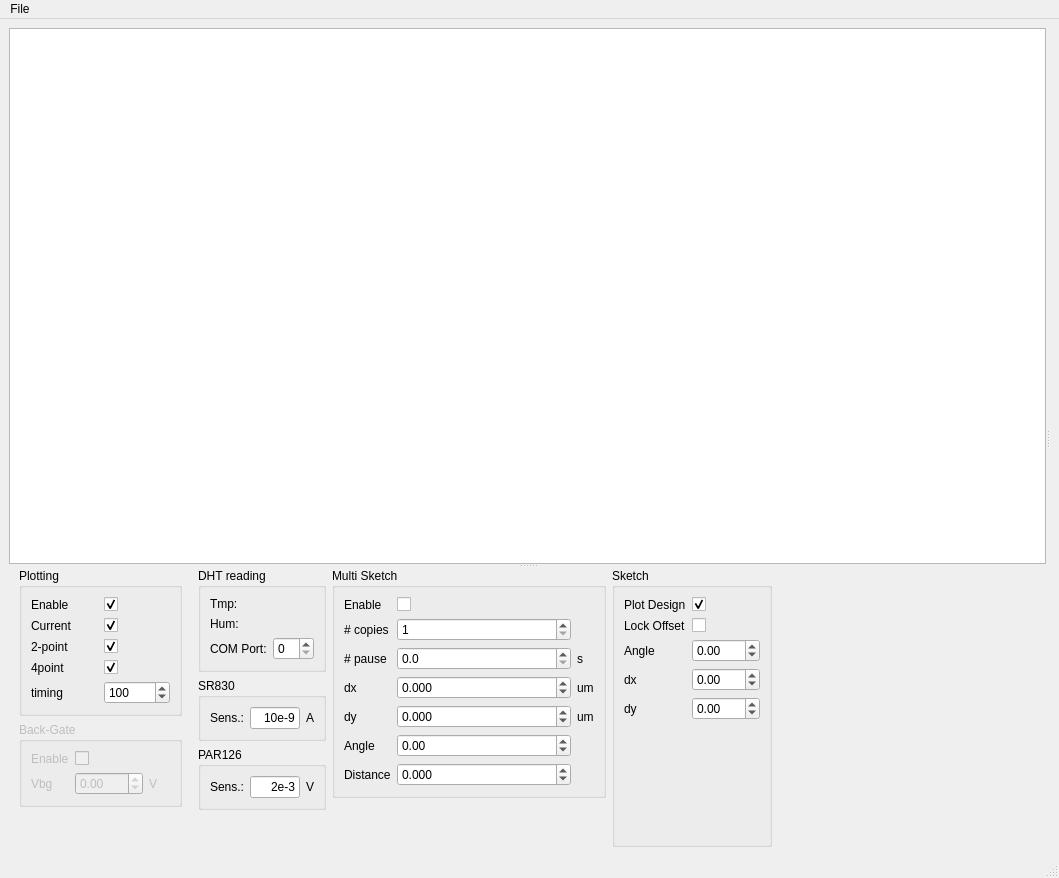
<?xml version="1.0" encoding="UTF-8"?>
<ui version="4.0">
 <class>MainWindow</class>
 <widget class="QMainWindow" name="MainWindow">
  <property name="enabled">
   <bool>true</bool>
  </property>
  <property name="geometry">
   <rect>
    <x>0</x>
    <y>0</y>
    <width>1059</width>
    <height>878</height>
   </rect>
  </property>
  <property name="sizePolicy">
   <sizepolicy hsizetype="Fixed" vsizetype="Fixed">
    <horstretch>0</horstretch>
    <verstretch>0</verstretch>
   </sizepolicy>
  </property>
  <property name="acceptDrops">
   <bool>true</bool>
  </property>
  <property name="windowTitle">
   <string>MainWindow</string>
  </property>
  <property name="autoFillBackground">
   <bool>false</bool>
  </property>
  <widget class="QWidget" name="centralwidget">
   <layout class="QGridLayout" name="gridLayout">
    <item row="0" column="0">
     <widget class="QSplitter" name="splitter">
      <property name="sizePolicy">
       <sizepolicy hsizetype="MinimumExpanding" vsizetype="Preferred">
        <horstretch>1</horstretch>
        <verstretch>0</verstretch>
       </sizepolicy>
      </property>
      <property name="orientation">
       <enum>Qt::Horizontal</enum>
      </property>
      <widget class="QSplitter" name="tree_splitter">
       <property name="sizePolicy">
        <sizepolicy hsizetype="Minimum" vsizetype="Preferred">
         <horstretch>0</horstretch>
         <verstretch>0</verstretch>
        </sizepolicy>
       </property>
       <property name="minimumSize">
        <size>
         <width>200</width>
         <height>0</height>
        </size>
       </property>
       <property name="orientation">
        <enum>Qt::Vertical</enum>
       </property>
       <widget class="QTreeView" name="tree_file">
        <property name="enabled">
         <bool>true</bool>
        </property>
        <property name="sizePolicy">
         <sizepolicy hsizetype="Expanding" vsizetype="Expanding">
          <horstretch>0</horstretch>
          <verstretch>1</verstretch>
         </sizepolicy>
        </property>
        <property name="minimumSize">
         <size>
          <width>50</width>
          <height>20</height>
         </size>
        </property>
        <property name="tabKeyNavigation">
         <bool>true</bool>
        </property>
        <property name="alternatingRowColors">
         <bool>true</bool>
        </property>
        <property name="indentation">
         <number>20</number>
        </property>
       </widget>
       <widget class="QWidget" name="gridLayoutWidget">
        <layout class="QGridLayout" name="gridLayout_2">
         <item row="0" column="3">
          <layout class="QVBoxLayout" name="verticalLayout_4" stretch="0,0,0">
           <property name="leftMargin">
            <number>10</number>
           </property>
           <property name="rightMargin">
            <number>10</number>
           </property>
           <item>
            <widget class="QGroupBox" name="groupBox_4">
             <property name="sizePolicy">
              <sizepolicy hsizetype="Minimum" vsizetype="Fixed">
               <horstretch>0</horstretch>
               <verstretch>0</verstretch>
              </sizepolicy>
             </property>
             <property name="title">
              <string>Plotting</string>
             </property>
             <layout class="QGridLayout" name="gridLayout_7">
              <item row="6" column="1">
               <widget class="QSpinBox" name="plot_update_time">
                <property name="sizePolicy">
                 <sizepolicy hsizetype="Minimum" vsizetype="Minimum">
                  <horstretch>0</horstretch>
                  <verstretch>0</verstretch>
                 </sizepolicy>
                </property>
                <property name="maximumSize">
                 <size>
                  <width>80</width>
                  <height>16777215</height>
                 </size>
                </property>
                <property name="minimum">
                 <number>10</number>
                </property>
                <property name="maximum">
                 <number>5000</number>
                </property>
                <property name="singleStep">
                 <number>10</number>
                </property>
                <property name="value">
                 <number>100</number>
                </property>
               </widget>
              </item>
              <item row="1" column="1">
               <widget class="QCheckBox" name="check_current">
                <property name="text">
                 <string/>
                </property>
                <property name="checked">
                 <bool>true</bool>
                </property>
               </widget>
              </item>
              <item row="2" column="1">
               <widget class="QCheckBox" name="check_2pt">
                <property name="text">
                 <string/>
                </property>
                <property name="checked">
                 <bool>true</bool>
                </property>
               </widget>
              </item>
              <item row="3" column="1">
               <widget class="QCheckBox" name="check_4pt">
                <property name="text">
                 <string/>
                </property>
                <property name="checked">
                 <bool>true</bool>
                </property>
               </widget>
              </item>
              <item row="0" column="1">
               <widget class="QCheckBox" name="check_plot">
                <property name="sizePolicy">
                 <sizepolicy hsizetype="Minimum" vsizetype="Minimum">
                  <horstretch>0</horstretch>
                  <verstretch>0</verstretch>
                 </sizepolicy>
                </property>
                <property name="text">
                 <string/>
                </property>
                <property name="checked">
                 <bool>true</bool>
                </property>
               </widget>
              </item>
              <item row="0" column="0">
               <widget class="QLabel" name="label_24">
                <property name="text">
                 <string>Enable</string>
                </property>
               </widget>
              </item>
              <item row="1" column="0">
               <widget class="QLabel" name="label_25">
                <property name="text">
                 <string>Current</string>
                </property>
               </widget>
              </item>
              <item row="2" column="0">
               <widget class="QLabel" name="label_26">
                <property name="text">
                 <string>2-point</string>
                </property>
               </widget>
              </item>
              <item row="3" column="0">
               <widget class="QLabel" name="label_27">
                <property name="text">
                 <string>4point</string>
                </property>
               </widget>
              </item>
              <item row="6" column="0">
               <widget class="QLabel" name="label_4">
                <property name="sizePolicy">
                 <sizepolicy hsizetype="Minimum" vsizetype="Minimum">
                  <horstretch>0</horstretch>
                  <verstretch>0</verstretch>
                 </sizepolicy>
                </property>
                <property name="text">
                 <string>timing</string>
                </property>
               </widget>
              </item>
             </layout>
            </widget>
           </item>
           <item>
            <widget class="QGroupBox" name="groupBox_2">
             <property name="enabled">
              <bool>false</bool>
             </property>
             <property name="title">
              <string>Back-Gate</string>
             </property>
             <layout class="QGridLayout" name="gridLayout_3">
              <item row="0" column="0">
               <widget class="QLabel" name="label_14">
                <property name="sizePolicy">
                 <sizepolicy hsizetype="Maximum" vsizetype="Preferred">
                  <horstretch>0</horstretch>
                  <verstretch>0</verstretch>
                 </sizepolicy>
                </property>
                <property name="text">
                 <string>Enable</string>
                </property>
               </widget>
              </item>
              <item row="1" column="0">
               <widget class="QLabel" name="label_15">
                <property name="sizePolicy">
                 <sizepolicy hsizetype="Maximum" vsizetype="Preferred">
                  <horstretch>0</horstretch>
                  <verstretch>0</verstretch>
                 </sizepolicy>
                </property>
                <property name="text">
                 <string>Vbg</string>
                </property>
               </widget>
              </item>
              <item row="0" column="1">
               <widget class="QCheckBox" name="bg_check">
                <property name="text">
                 <string/>
                </property>
               </widget>
              </item>
              <item row="1" column="1">
               <widget class="QDoubleSpinBox" name="bg_volt">
                <property name="sizePolicy">
                 <sizepolicy hsizetype="Maximum" vsizetype="Fixed">
                  <horstretch>0</horstretch>
                  <verstretch>0</verstretch>
                 </sizepolicy>
                </property>
                <property name="decimals">
                 <number>2</number>
                </property>
                <property name="minimum">
                 <double>-200.000000000000000</double>
                </property>
                <property name="maximum">
                 <double>200.000000000000000</double>
                </property>
               </widget>
              </item>
              <item row="0" column="3">
               <widget class="QLabel" name="label_16">
                <property name="text">
                 <string/>
                </property>
               </widget>
              </item>
              <item row="1" column="2">
               <widget class="QLabel" name="label_17">
                <property name="text">
                 <string>V</string>
                </property>
               </widget>
              </item>
             </layout>
            </widget>
           </item>
           <item>
            <spacer name="verticalSpacer_3">
             <property name="orientation">
              <enum>Qt::Vertical</enum>
             </property>
             <property name="sizeHint" stdset="0">
              <size>
               <width>20</width>
               <height>40</height>
              </size>
             </property>
            </spacer>
           </item>
          </layout>
         </item>
         <item row="0" column="8">
          <spacer name="horizontalSpacer">
           <property name="orientation">
            <enum>Qt::Horizontal</enum>
           </property>
           <property name="sizeHint" stdset="0">
            <size>
             <width>0</width>
             <height>20</height>
            </size>
           </property>
          </spacer>
         </item>
         <item row="0" column="4">
          <layout class="QVBoxLayout" name="verticalLayout_3">
           <item>
            <widget class="QGroupBox" name="groupBox_5">
             <property name="sizePolicy">
              <sizepolicy hsizetype="Minimum" vsizetype="Minimum">
               <horstretch>0</horstretch>
               <verstretch>0</verstretch>
              </sizepolicy>
             </property>
             <property name="layoutDirection">
              <enum>Qt::LeftToRight</enum>
             </property>
             <property name="title">
              <string>DHT reading</string>
             </property>
             <property name="alignment">
              <set>Qt::AlignLeading|Qt::AlignLeft|Qt::AlignTop</set>
             </property>
             <layout class="QGridLayout" name="gridLayout_5">
              <property name="sizeConstraint">
               <enum>QLayout::SetMinimumSize</enum>
              </property>
              <item row="1" column="0">
               <widget class="QLabel" name="text_hum">
                <property name="sizePolicy">
                 <sizepolicy hsizetype="Preferred" vsizetype="Fixed">
                  <horstretch>0</horstretch>
                  <verstretch>0</verstretch>
                 </sizepolicy>
                </property>
                <property name="text">
                 <string>Hum:</string>
                </property>
               </widget>
              </item>
              <item row="0" column="0">
               <widget class="QLabel" name="text_temp">
                <property name="sizePolicy">
                 <sizepolicy hsizetype="Preferred" vsizetype="Fixed">
                  <horstretch>0</horstretch>
                  <verstretch>0</verstretch>
                 </sizepolicy>
                </property>
                <property name="text">
                 <string>Tmp:</string>
                </property>
               </widget>
              </item>
              <item row="2" column="0">
               <widget class="QLabel" name="label_5">
                <property name="sizePolicy">
                 <sizepolicy hsizetype="Fixed" vsizetype="Preferred">
                  <horstretch>0</horstretch>
                  <verstretch>0</verstretch>
                 </sizepolicy>
                </property>
                <property name="text">
                 <string>COM Port:</string>
                </property>
               </widget>
              </item>
              <item row="2" column="1">
               <widget class="QSpinBox" name="spinCom">
                <property name="sizePolicy">
                 <sizepolicy hsizetype="Fixed" vsizetype="Fixed">
                  <horstretch>0</horstretch>
                  <verstretch>0</verstretch>
                 </sizepolicy>
                </property>
               </widget>
              </item>
             </layout>
            </widget>
           </item>
           <item>
            <widget class="QGroupBox" name="groupBox_6">
             <property name="sizePolicy">
              <sizepolicy hsizetype="Minimum" vsizetype="Minimum">
               <horstretch>0</horstretch>
               <verstretch>0</verstretch>
              </sizepolicy>
             </property>
             <property name="title">
              <string>SR830</string>
             </property>
             <layout class="QHBoxLayout" name="horizontalLayout_4">
              <property name="sizeConstraint">
               <enum>QLayout::SetMinimumSize</enum>
              </property>
              <item>
               <widget class="QLabel" name="label_6">
                <property name="text">
                 <string>Sens.:</string>
                </property>
               </widget>
              </item>
              <item>
               <widget class="QLineEdit" name="SRSensitivity">
                <property name="enabled">
                 <bool>true</bool>
                </property>
                <property name="sizePolicy">
                 <sizepolicy hsizetype="Preferred" vsizetype="Fixed">
                  <horstretch>0</horstretch>
                  <verstretch>0</verstretch>
                 </sizepolicy>
                </property>
                <property name="maximumSize">
                 <size>
                  <width>50</width>
                  <height>16777215</height>
                 </size>
                </property>
                <property name="text">
                 <string>10e-9</string>
                </property>
                <property name="alignment">
                 <set>Qt::AlignRight|Qt::AlignTrailing|Qt::AlignVCenter</set>
                </property>
               </widget>
              </item>
              <item>
               <widget class="QLabel" name="label">
                <property name="sizePolicy">
                 <sizepolicy hsizetype="Preferred" vsizetype="Preferred">
                  <horstretch>0</horstretch>
                  <verstretch>0</verstretch>
                 </sizepolicy>
                </property>
                <property name="text">
                 <string>A</string>
                </property>
               </widget>
              </item>
             </layout>
            </widget>
           </item>
           <item>
            <widget class="QGroupBox" name="groupBox_7">
             <property name="sizePolicy">
              <sizepolicy hsizetype="Minimum" vsizetype="Minimum">
               <horstretch>0</horstretch>
               <verstretch>0</verstretch>
              </sizepolicy>
             </property>
             <property name="minimumSize">
              <size>
               <width>0</width>
               <height>0</height>
              </size>
             </property>
             <property name="title">
              <string>PAR126</string>
             </property>
             <layout class="QHBoxLayout" name="horizontalLayout">
              <item>
               <widget class="QLabel" name="label_2">
                <property name="sizePolicy">
                 <sizepolicy hsizetype="Minimum" vsizetype="Preferred">
                  <horstretch>0</horstretch>
                  <verstretch>0</verstretch>
                 </sizepolicy>
                </property>
                <property name="text">
                 <string>Sens.:</string>
                </property>
               </widget>
              </item>
              <item>
               <widget class="QLineEdit" name="PARSensitivity">
                <property name="sizePolicy">
                 <sizepolicy hsizetype="Preferred" vsizetype="Fixed">
                  <horstretch>0</horstretch>
                  <verstretch>0</verstretch>
                 </sizepolicy>
                </property>
                <property name="maximumSize">
                 <size>
                  <width>50</width>
                  <height>16777215</height>
                 </size>
                </property>
                <property name="text">
                 <string>2e-3</string>
                </property>
                <property name="frame">
                 <bool>true</bool>
                </property>
                <property name="alignment">
                 <set>Qt::AlignRight|Qt::AlignTrailing|Qt::AlignVCenter</set>
                </property>
               </widget>
              </item>
              <item>
               <widget class="QLabel" name="label_3">
                <property name="text">
                 <string>V</string>
                </property>
               </widget>
              </item>
             </layout>
            </widget>
           </item>
           <item>
            <spacer name="verticalSpacer_2">
             <property name="orientation">
              <enum>Qt::Vertical</enum>
             </property>
             <property name="sizeHint" stdset="0">
              <size>
               <width>20</width>
               <height>0</height>
              </size>
             </property>
            </spacer>
           </item>
          </layout>
         </item>
         <item row="0" column="5">
          <layout class="QVBoxLayout" name="verticalLayout">
           <item>
            <widget class="QGroupBox" name="groupBox">
             <property name="title">
              <string>Multi Sketch</string>
             </property>
             <property name="checkable">
              <bool>false</bool>
             </property>
             <layout class="QGridLayout" name="gridLayout_4">
              <item row="3" column="4">
               <widget class="QLabel" name="label_10">
                <property name="text">
                 <string>um</string>
                </property>
               </widget>
              </item>
              <item row="4" column="1">
               <widget class="QLabel" name="label_9">
                <property name="text">
                 <string>dy</string>
                </property>
               </widget>
              </item>
              <item row="0" column="1">
               <widget class="QLabel" name="label_8">
                <property name="sizePolicy">
                 <sizepolicy hsizetype="Maximum" vsizetype="Preferred">
                  <horstretch>0</horstretch>
                  <verstretch>0</verstretch>
                 </sizepolicy>
                </property>
                <property name="text">
                 <string>Enable</string>
                </property>
               </widget>
              </item>
              <item row="3" column="1">
               <widget class="QLabel" name="label_7">
                <property name="text">
                 <string>dx</string>
                </property>
               </widget>
              </item>
              <item row="3" column="3">
               <widget class="QDoubleSpinBox" name="multi_dx">
                <property name="wrapping">
                 <bool>false</bool>
                </property>
                <property name="decimals">
                 <number>3</number>
                </property>
                <property name="minimum">
                 <double>-99.989999999999995</double>
                </property>
                <property name="singleStep">
                 <double>0.010000000000000</double>
                </property>
                <property name="value">
                 <double>0.000000000000000</double>
                </property>
               </widget>
              </item>
              <item row="1" column="1">
               <widget class="QLabel" name="label_12">
                <property name="text">
                 <string># copies</string>
                </property>
               </widget>
              </item>
              <item row="2" column="4">
               <widget class="QLabel" name="label_19">
                <property name="text">
                 <string>s</string>
                </property>
               </widget>
              </item>
              <item row="2" column="3">
               <widget class="QDoubleSpinBox" name="multi_time">
                <property name="decimals">
                 <number>1</number>
                </property>
                <property name="maximum">
                 <double>99999.000000000000000</double>
                </property>
                <property name="singleStep">
                 <double>0.500000000000000</double>
                </property>
               </widget>
              </item>
              <item row="6" column="1">
               <widget class="QLabel" name="label_28">
                <property name="text">
                 <string>Angle</string>
                </property>
               </widget>
              </item>
              <item row="4" column="3">
               <widget class="QDoubleSpinBox" name="multi_dy">
                <property name="sizePolicy">
                 <sizepolicy hsizetype="MinimumExpanding" vsizetype="Fixed">
                  <horstretch>0</horstretch>
                  <verstretch>0</verstretch>
                 </sizepolicy>
                </property>
                <property name="decimals">
                 <number>3</number>
                </property>
                <property name="minimum">
                 <double>-99.989999999999995</double>
                </property>
                <property name="singleStep">
                 <double>0.010000000000000</double>
                </property>
                <property name="value">
                 <double>0.000000000000000</double>
                </property>
               </widget>
              </item>
              <item row="4" column="4">
               <widget class="QLabel" name="label_11">
                <property name="text">
                 <string>um</string>
                </property>
               </widget>
              </item>
              <item row="0" column="3">
               <widget class="QCheckBox" name="multi_check">
                <property name="text">
                 <string/>
                </property>
               </widget>
              </item>
              <item row="1" column="3">
               <widget class="QSpinBox" name="multi_n">
                <property name="minimum">
                 <number>1</number>
                </property>
                <property name="maximum">
                 <number>1000</number>
                </property>
                <property name="value">
                 <number>1</number>
                </property>
               </widget>
              </item>
              <item row="2" column="1">
               <widget class="QLabel" name="label_18">
                <property name="text">
                 <string># pause</string>
                </property>
               </widget>
              </item>
              <item row="7" column="1">
               <widget class="QLabel" name="label_29">
                <property name="text">
                 <string>Distance</string>
                </property>
               </widget>
              </item>
              <item row="6" column="3">
               <widget class="QDoubleSpinBox" name="multi_angle">
                <property name="minimum">
                 <double>-720.000000000000000</double>
                </property>
                <property name="maximum">
                 <double>720.000000000000000</double>
                </property>
                <property name="singleStep">
                 <double>0.500000000000000</double>
                </property>
               </widget>
              </item>
              <item row="7" column="3">
               <widget class="QDoubleSpinBox" name="multi_distance">
                <property name="decimals">
                 <number>3</number>
                </property>
                <property name="minimum">
                 <double>-99.989999999999995</double>
                </property>
                <property name="singleStep">
                 <double>0.010000000000000</double>
                </property>
               </widget>
              </item>
             </layout>
            </widget>
           </item>
           <item>
            <spacer name="verticalSpacer">
             <property name="orientation">
              <enum>Qt::Vertical</enum>
             </property>
             <property name="sizeHint" stdset="0">
              <size>
               <width>20</width>
               <height>0</height>
              </size>
             </property>
            </spacer>
           </item>
          </layout>
         </item>
         <item row="0" column="6">
          <layout class="QVBoxLayout" name="verticalLayout_2"/>
         </item>
         <item row="0" column="7">
          <widget class="QGroupBox" name="groupBox_3">
           <property name="title">
            <string>Sketch</string>
           </property>
           <layout class="QGridLayout" name="gridLayout_6">
            <item row="1" column="0">
             <widget class="QLabel" name="label_13">
              <property name="sizePolicy">
               <sizepolicy hsizetype="Maximum" vsizetype="Preferred">
                <horstretch>0</horstretch>
                <verstretch>0</verstretch>
               </sizepolicy>
              </property>
              <property name="text">
               <string>Lock Offset</string>
              </property>
             </widget>
            </item>
            <item row="1" column="1">
             <widget class="QCheckBox" name="offset_check_lock">
              <property name="text">
               <string/>
              </property>
              <property name="checked">
               <bool>false</bool>
              </property>
             </widget>
            </item>
            <item row="3" column="0">
             <widget class="QLabel" name="label_21">
              <property name="text">
               <string>Angle</string>
              </property>
             </widget>
            </item>
            <item row="4" column="0">
             <widget class="QLabel" name="label_22">
              <property name="text">
               <string>dx</string>
              </property>
             </widget>
            </item>
            <item row="5" column="0">
             <widget class="QLabel" name="label_23">
              <property name="text">
               <string>dy</string>
              </property>
             </widget>
            </item>
            <item row="6" column="0">
             <spacer name="verticalSpacer_4">
              <property name="orientation">
               <enum>Qt::Vertical</enum>
              </property>
              <property name="sizeHint" stdset="0">
               <size>
                <width>20</width>
                <height>40</height>
               </size>
              </property>
             </spacer>
            </item>
            <item row="4" column="1">
             <widget class="QDoubleSpinBox" name="offset_dx_spin">
              <property name="minimum">
               <double>-99.989999999999995</double>
              </property>
              <property name="maximum">
               <double>99.989999999999995</double>
              </property>
              <property name="singleStep">
               <double>0.050000000000000</double>
              </property>
             </widget>
            </item>
            <item row="5" column="1">
             <widget class="QDoubleSpinBox" name="offset_dy_spin">
              <property name="minimum">
               <double>-99.989999999999995</double>
              </property>
              <property name="singleStep">
               <double>0.050000000000000</double>
              </property>
              <property name="value">
               <double>0.000000000000000</double>
              </property>
             </widget>
            </item>
            <item row="0" column="0">
             <widget class="QLabel" name="label_20">
              <property name="text">
               <string>Plot Design</string>
              </property>
             </widget>
            </item>
            <item row="0" column="1">
             <widget class="QCheckBox" name="offset_check_design">
              <property name="text">
               <string/>
              </property>
              <property name="checked">
               <bool>true</bool>
              </property>
             </widget>
            </item>
            <item row="3" column="1">
             <widget class="QDoubleSpinBox" name="offset_angle_spin">
              <property name="enabled">
               <bool>true</bool>
              </property>
              <property name="sizePolicy">
               <sizepolicy hsizetype="Minimum" vsizetype="Fixed">
                <horstretch>0</horstretch>
                <verstretch>0</verstretch>
               </sizepolicy>
              </property>
              <property name="minimum">
               <double>-720.000000000000000</double>
              </property>
              <property name="maximum">
               <double>720.000000000000000</double>
              </property>
              <property name="singleStep">
               <double>0.100000000000000</double>
              </property>
             </widget>
            </item>
           </layout>
          </widget>
         </item>
        </layout>
       </widget>
      </widget>
      <widget class="QWidget" name="verticalLayoutWidget">
       <layout class="QVBoxLayout" name="plotSplitter"/>
      </widget>
     </widget>
    </item>
   </layout>
  </widget>
  <widget class="QMenuBar" name="menubar">
   <property name="geometry">
    <rect>
     <x>0</x>
     <y>0</y>
     <width>1059</width>
     <height>21</height>
    </rect>
   </property>
   <property name="nativeMenuBar">
    <bool>true</bool>
   </property>
   <widget class="QMenu" name="menuFile">
    <property name="title">
     <string>File</string>
    </property>
    <addaction name="actionExit"/>
   </widget>
   <addaction name="menuFile"/>
  </widget>
  <widget class="QStatusBar" name="statusbar"/>
  <action name="insertRowAction">
   <property name="text">
    <string>Insert Row</string>
   </property>
   <property name="shortcut">
    <string>Ctrl+I, R</string>
   </property>
  </action>
  <action name="removeRowAction">
   <property name="text">
    <string>Remove Row</string>
   </property>
   <property name="shortcut">
    <string>Ctrl+R, R</string>
   </property>
  </action>
  <action name="insertColumnAction">
   <property name="text">
    <string>Insert Column</string>
   </property>
   <property name="shortcut">
    <string>Ctrl+I, C</string>
   </property>
  </action>
  <action name="removeColumnAction">
   <property name="text">
    <string>Remove Column</string>
   </property>
   <property name="shortcut">
    <string>Ctrl+R, C</string>
   </property>
  </action>
  <action name="insertChildAction">
   <property name="text">
    <string>Insert Child</string>
   </property>
   <property name="shortcut">
    <string>Ctrl+N</string>
   </property>
  </action>
  <action name="actionExit">
   <property name="text">
    <string>Exit</string>
   </property>
   <property name="shortcut">
    <string>Ctrl+Q, Ctrl+W</string>
   </property>
  </action>
 </widget>
 <resources/>
 <connections/>
</ui>
